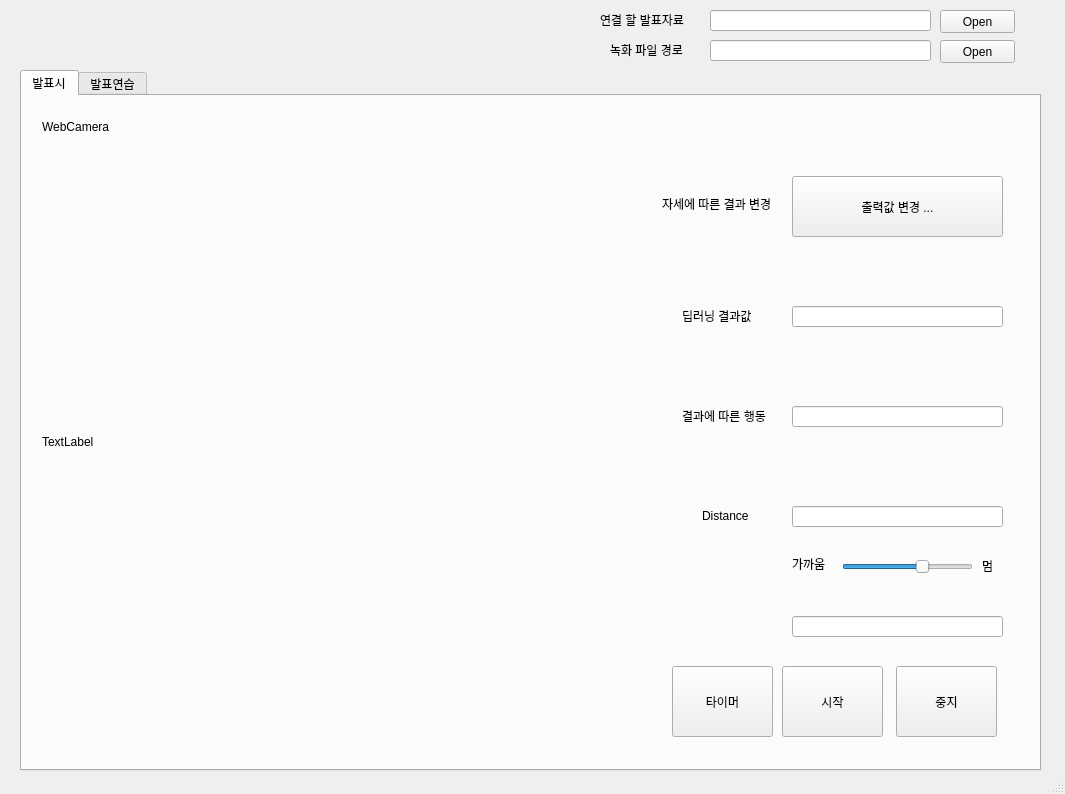
<?xml version="1.0" encoding="UTF-8"?>
<ui version="4.0">
 <class>MainWindow</class>
 <widget class="QMainWindow" name="MainWindow">
  <property name="geometry">
   <rect>
    <x>0</x>
    <y>0</y>
    <width>1065</width>
    <height>794</height>
   </rect>
  </property>
  <property name="windowTitle">
   <string>MainWindow</string>
  </property>
  <widget class="QWidget" name="centralwidget">
   <widget class="QPushButton" name="FileOpen">
    <property name="geometry">
     <rect>
      <x>940</x>
      <y>10</y>
      <width>75</width>
      <height>23</height>
     </rect>
    </property>
    <property name="text">
     <string>Open</string>
    </property>
   </widget>
   <widget class="QLineEdit" name="lineEdit">
    <property name="geometry">
     <rect>
      <x>710</x>
      <y>10</y>
      <width>221</width>
      <height>21</height>
     </rect>
    </property>
   </widget>
   <widget class="QTabWidget" name="tabWidget">
    <property name="geometry">
     <rect>
      <x>20</x>
      <y>70</y>
      <width>1021</width>
      <height>701</height>
     </rect>
    </property>
    <property name="currentIndex">
     <number>0</number>
    </property>
    <widget class="QWidget" name="tab">
     <attribute name="title">
      <string>발표시</string>
     </attribute>
     <widget class="QLabel" name="label_3">
      <property name="geometry">
       <rect>
        <x>20</x>
        <y>20</y>
        <width>91</width>
        <height>21</height>
       </rect>
      </property>
      <property name="text">
       <string>WebCamera</string>
      </property>
     </widget>
     <widget class="QLabel" name="label_5">
      <property name="geometry">
       <rect>
        <x>640</x>
        <y>100</y>
        <width>121</width>
        <height>16</height>
       </rect>
      </property>
      <property name="text">
       <string>자세에 따른 결과 변경</string>
      </property>
     </widget>
     <widget class="QLabel" name="label_6">
      <property name="geometry">
       <rect>
        <x>660</x>
        <y>210</y>
        <width>81</width>
        <height>20</height>
       </rect>
      </property>
      <property name="text">
       <string>딥러닝 결과값</string>
      </property>
     </widget>
     <widget class="QLabel" name="label_7">
      <property name="geometry">
       <rect>
        <x>660</x>
        <y>310</y>
        <width>101</width>
        <height>20</height>
       </rect>
      </property>
      <property name="text">
       <string>결과에 따른 행동</string>
      </property>
     </widget>
     <widget class="QLabel" name="label_8">
      <property name="geometry">
       <rect>
        <x>680</x>
        <y>410</y>
        <width>51</width>
        <height>20</height>
       </rect>
      </property>
      <property name="text">
       <string>Distance</string>
      </property>
     </widget>
     <widget class="QLineEdit" name="lineEdit_3">
      <property name="geometry">
       <rect>
        <x>770</x>
        <y>210</y>
        <width>211</width>
        <height>21</height>
       </rect>
      </property>
     </widget>
     <widget class="QLineEdit" name="lineEdit_4">
      <property name="geometry">
       <rect>
        <x>770</x>
        <y>310</y>
        <width>211</width>
        <height>21</height>
       </rect>
      </property>
     </widget>
     <widget class="QLineEdit" name="lineEdit_5">
      <property name="geometry">
       <rect>
        <x>770</x>
        <y>410</y>
        <width>211</width>
        <height>21</height>
       </rect>
      </property>
     </widget>
     <widget class="QSlider" name="horizontalSlider">
      <property name="geometry">
       <rect>
        <x>820</x>
        <y>460</y>
        <width>131</width>
        <height>22</height>
       </rect>
      </property>
      <property name="minimum">
       <number>20</number>
      </property>
      <property name="singleStep">
       <number>0</number>
      </property>
      <property name="value">
       <number>70</number>
      </property>
      <property name="orientation">
       <enum>Qt::Horizontal</enum>
      </property>
     </widget>
     <widget class="QLabel" name="label_4">
      <property name="geometry">
       <rect>
        <x>770</x>
        <y>460</y>
        <width>41</width>
        <height>16</height>
       </rect>
      </property>
      <property name="text">
       <string>가까움</string>
      </property>
     </widget>
     <widget class="QLabel" name="label_9">
      <property name="geometry">
       <rect>
        <x>960</x>
        <y>460</y>
        <width>21</width>
        <height>20</height>
       </rect>
      </property>
      <property name="text">
       <string>멈</string>
      </property>
     </widget>
     <widget class="QLabel" name="label_10">
      <property name="geometry">
       <rect>
        <x>20</x>
        <y>70</y>
        <width>581</width>
        <height>551</height>
       </rect>
      </property>
      <property name="text">
       <string>TextLabel</string>
      </property>
     </widget>
     <widget class="QPushButton" name="pushButton">
      <property name="geometry">
       <rect>
        <x>760</x>
        <y>570</y>
        <width>101</width>
        <height>71</height>
       </rect>
      </property>
      <property name="text">
       <string>시작</string>
      </property>
     </widget>
     <widget class="QPushButton" name="pushButton_2">
      <property name="geometry">
       <rect>
        <x>874</x>
        <y>570</y>
        <width>101</width>
        <height>71</height>
       </rect>
      </property>
      <property name="text">
       <string>중지</string>
      </property>
     </widget>
     <widget class="QPushButton" name="pushButton_3">
      <property name="geometry">
       <rect>
        <x>770</x>
        <y>80</y>
        <width>211</width>
        <height>61</height>
       </rect>
      </property>
      <property name="text">
       <string>출력값 변경 ...</string>
      </property>
     </widget>
     <widget class="QLineEdit" name="lineEdit_10">
      <property name="geometry">
       <rect>
        <x>770</x>
        <y>520</y>
        <width>211</width>
        <height>21</height>
       </rect>
      </property>
     </widget>
     <widget class="QPushButton" name="pushButton_9">
      <property name="geometry">
       <rect>
        <x>650</x>
        <y>570</y>
        <width>101</width>
        <height>71</height>
       </rect>
      </property>
      <property name="text">
       <string>타이머</string>
      </property>
     </widget>
    </widget>
    <widget class="QWidget" name="tab_2">
     <attribute name="title">
      <string>발표연습</string>
     </attribute>
     <widget class="QLabel" name="label_11">
      <property name="geometry">
       <rect>
        <x>20</x>
        <y>20</y>
        <width>91</width>
        <height>21</height>
       </rect>
      </property>
      <property name="text">
       <string>WebCamera</string>
      </property>
     </widget>
     <widget class="QLabel" name="label_12">
      <property name="geometry">
       <rect>
        <x>20</x>
        <y>60</y>
        <width>581</width>
        <height>551</height>
       </rect>
      </property>
      <property name="text">
       <string>TextLabel</string>
      </property>
     </widget>
     <widget class="QLabel" name="label_14">
      <property name="geometry">
       <rect>
        <x>650</x>
        <y>450</y>
        <width>51</width>
        <height>20</height>
       </rect>
      </property>
      <property name="text">
       <string>Distance</string>
      </property>
     </widget>
     <widget class="QLabel" name="label_15">
      <property name="geometry">
       <rect>
        <x>740</x>
        <y>500</y>
        <width>41</width>
        <height>16</height>
       </rect>
      </property>
      <property name="text">
       <string>가까움</string>
      </property>
     </widget>
     <widget class="QLineEdit" name="lineEdit_6">
      <property name="geometry">
       <rect>
        <x>740</x>
        <y>450</y>
        <width>211</width>
        <height>21</height>
       </rect>
      </property>
     </widget>
     <widget class="QLabel" name="label_16">
      <property name="geometry">
       <rect>
        <x>930</x>
        <y>500</y>
        <width>21</width>
        <height>20</height>
       </rect>
      </property>
      <property name="text">
       <string>멈</string>
      </property>
     </widget>
     <widget class="QLabel" name="label_17">
      <property name="geometry">
       <rect>
        <x>600</x>
        <y>80</y>
        <width>121</width>
        <height>16</height>
       </rect>
      </property>
      <property name="text">
       <string>자세에 따른 결과 변경</string>
      </property>
     </widget>
     <widget class="QLabel" name="label_18">
      <property name="geometry">
       <rect>
        <x>620</x>
        <y>360</y>
        <width>101</width>
        <height>20</height>
       </rect>
      </property>
      <property name="text">
       <string>결과에 따른 행동</string>
      </property>
     </widget>
     <widget class="QSlider" name="horizontalSlider_2">
      <property name="geometry">
       <rect>
        <x>780</x>
        <y>500</y>
        <width>131</width>
        <height>22</height>
       </rect>
      </property>
      <property name="minimum">
       <number>20</number>
      </property>
      <property name="singleStep">
       <number>0</number>
      </property>
      <property name="value">
       <number>70</number>
      </property>
      <property name="orientation">
       <enum>Qt::Horizontal</enum>
      </property>
     </widget>
     <widget class="QPushButton" name="pushButton_6">
      <property name="geometry">
       <rect>
        <x>740</x>
        <y>60</y>
        <width>211</width>
        <height>61</height>
       </rect>
      </property>
      <property name="text">
       <string>출력값 변경 ...</string>
      </property>
     </widget>
     <widget class="QLineEdit" name="lineEdit_7">
      <property name="geometry">
       <rect>
        <x>740</x>
        <y>190</y>
        <width>211</width>
        <height>21</height>
       </rect>
      </property>
     </widget>
     <widget class="QLineEdit" name="lineEdit_8">
      <property name="geometry">
       <rect>
        <x>740</x>
        <y>360</y>
        <width>211</width>
        <height>21</height>
       </rect>
      </property>
     </widget>
     <widget class="QLabel" name="label_19">
      <property name="geometry">
       <rect>
        <x>630</x>
        <y>190</y>
        <width>81</width>
        <height>20</height>
       </rect>
      </property>
      <property name="text">
       <string>딥러닝 결과값</string>
      </property>
     </widget>
     <widget class="QLineEdit" name="lineEdit_9">
      <property name="geometry">
       <rect>
        <x>740</x>
        <y>270</y>
        <width>211</width>
        <height>21</height>
       </rect>
      </property>
     </widget>
     <widget class="QLabel" name="label_20">
      <property name="geometry">
       <rect>
        <x>620</x>
        <y>270</y>
        <width>91</width>
        <height>20</height>
       </rect>
      </property>
      <property name="text">
       <string>아이트래킹 결과</string>
      </property>
     </widget>
     <widget class="QPushButton" name="pushButton_5">
      <property name="geometry">
       <rect>
        <x>746</x>
        <y>550</y>
        <width>101</width>
        <height>71</height>
       </rect>
      </property>
      <property name="text">
       <string>시작</string>
      </property>
     </widget>
     <widget class="QPushButton" name="pushButton_7">
      <property name="geometry">
       <rect>
        <x>636</x>
        <y>550</y>
        <width>101</width>
        <height>71</height>
       </rect>
      </property>
      <property name="text">
       <string>녹화</string>
      </property>
     </widget>
     <widget class="QPushButton" name="pushButton_8">
      <property name="geometry">
       <rect>
        <x>860</x>
        <y>550</y>
        <width>101</width>
        <height>71</height>
       </rect>
      </property>
      <property name="text">
       <string>중지</string>
      </property>
     </widget>
    </widget>
   </widget>
   <widget class="QLineEdit" name="lineEdit_2">
    <property name="geometry">
     <rect>
      <x>710</x>
      <y>40</y>
      <width>221</width>
      <height>21</height>
     </rect>
    </property>
   </widget>
   <widget class="QPushButton" name="FileOpen_2">
    <property name="geometry">
     <rect>
      <x>940</x>
      <y>40</y>
      <width>75</width>
      <height>23</height>
     </rect>
    </property>
    <property name="text">
     <string>Open</string>
    </property>
   </widget>
   <widget class="QLabel" name="label">
    <property name="geometry">
     <rect>
      <x>600</x>
      <y>10</y>
      <width>101</width>
      <height>20</height>
     </rect>
    </property>
    <property name="text">
     <string>연결 할 발표자료</string>
    </property>
   </widget>
   <widget class="QLabel" name="label_2">
    <property name="geometry">
     <rect>
      <x>610</x>
      <y>40</y>
      <width>91</width>
      <height>20</height>
     </rect>
    </property>
    <property name="text">
     <string>녹화 파일 경로</string>
    </property>
   </widget>
  </widget>
  <widget class="QMenuBar" name="menubar">
   <property name="geometry">
    <rect>
     <x>0</x>
     <y>0</y>
     <width>1065</width>
     <height>21</height>
    </rect>
   </property>
  </widget>
  <widget class="QStatusBar" name="statusbar"/>
 </widget>
 <resources/>
 <connections/>
</ui>
